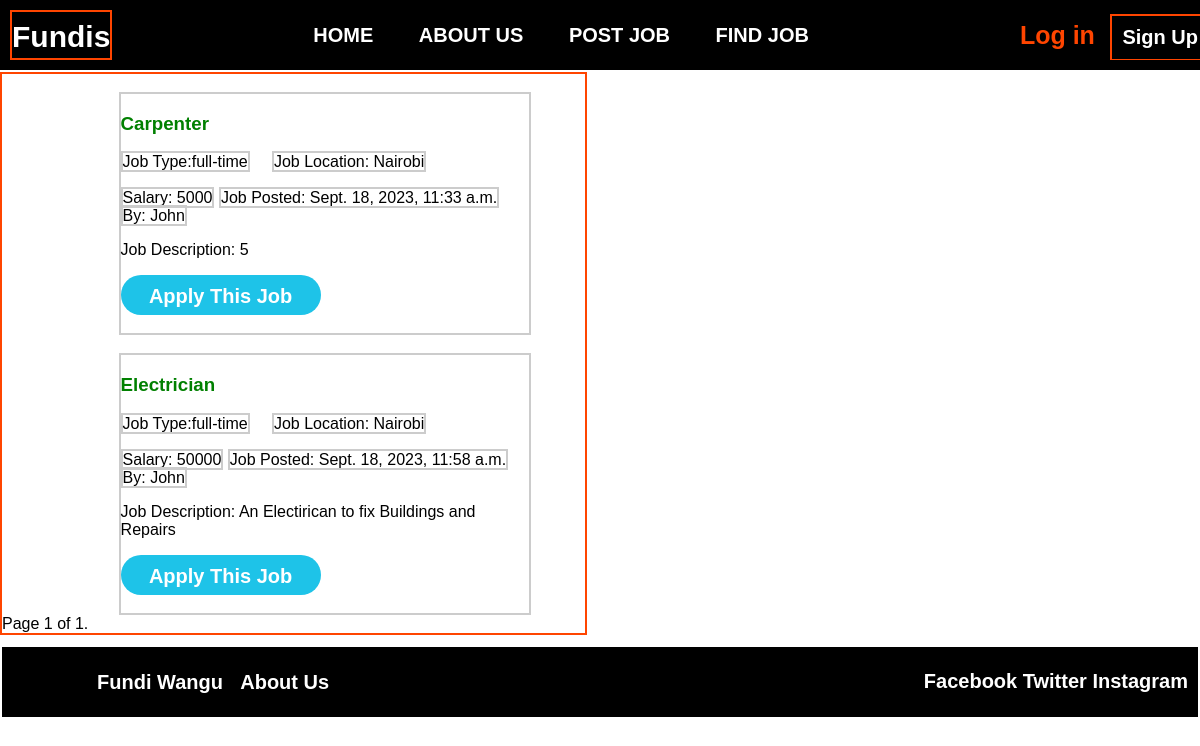
Screenshot of /jobs/ with the database file from the repository.
### jobs/models.py (models this page shows, shortened)
class Job(models.Model):
    job_id = models.AutoField(primary_key=True)
    job_title = models.CharField(max_length=50)
    job_type = models.CharField(max_length=50)
    job_status = models.IntegerField(choices=((1, 'Active'), (2, 'Inactive')))
    requiments = models.CharField(max_length=1000)
    job_location = models.CharField(max_length=500)
    description = models.CharField(max_length=4000)
    salary = models.IntegerField()
    Date_posted = models.DateTimeField(auto_now_add=True)
    user_id = models.ForeignKey(Employer, on_delete=models.CASCADE)
    class Meta:
        managed = True
        db_table = 'jobs'
        verbose_name_plural = 'Jobs'

### account/models.py (models this page shows, shortened)
class Employer(models.Model):
    employerid = models.AutoField(primary_key=True)
    userid = models.ForeignKey(settings.AUTH_USER_MODEL, on_delete=models.CASCADE)
    firstname = models.CharField(max_length=100)
    lastname = models.CharField(max_length=100)
    phonenumber = models.CharField(max_length=20)
    email = models.EmailField(max_length=200)
    password = models.TextField(max_length=50)
    location = models.CharField(max_length=20)
    class Meta:
        db_table = 'employer'
        verbose_name_plural = 'Employers'

### jobs/views.py (the view)
# urls.py: path('', jobseeker_landing, name='employee_landing'),
def jobseeker_landing(request):
    queryset = Job.objects.all()
    context_object_name = 'jobs'
    paginator = Paginator(queryset, 3)
    page = request.GET.get('page')
    template_name = 'jobs/employee_landing.html'
    try:
        queryset = paginator.page(page)
    except PageNotAnInteger:
        queryset = paginator.page(1)
    except EmptyPage:
        queryset = paginator.page(paginator.num_pages)
    return render(request, template_name, {'jobs': queryset, 'page': page, 'context_object_name': context_object_name})

### templates/jobs/employee_landing.html (shortened to what this page needs)
{% load static %}
<link rel="stylesheet" href="{% static 'css/style.css' %}">
<!DOCTYPE html>
<html>
<head>
</head>
    {% include 'nav.html'%}
<body>
     <body>
<div class="container">
<div class="job-container">
    {% for job in jobs %}
    <br>
    <div class="job">
        <div class="job-title">
            <h3>{{job.job_title}}</h3>
            <div class="job-headings">
                <span id="job-type">Job Type:{{job.job_type}}</span> &nbsp; &nbsp;
                <span id="job-location">Job Location: {{job.job_location}}</span>
                </div>
                <br>
                <div class="job-salary">
                <span class="salary">Salary: {{job.salary}}</span>
                <span class="job-posted">Job Posted: {{job.Date_posted}}</span><br>
                <span id="by">By: {{job.user_id.firstname}}</span>
            </div>
        </div>
        <div class="job-description">
            <p>Job Description: {{job.description}}</p>
        </div>
        <div class="job-apply">
        <button class="applybtn" onclick="showApplyForm('{{job.job_id}}', '{{job.job_title}}')">Apply This Job</button>
        </div>
        <br>
    </div>
    {% endfor %}
    {% include "pagination.html" with page=jobs %}
    </div>
            <div class="apply-container" id="applyContainer">
        </div>
</div>
</body>
{% include 'footer.html'%}
</html>

### templates/nav.html
{% load static %}
<load type="icon" rel="icon" href="{% static 'favicon.ico' %}">
<link rel="stylesheet" href="{% static 'css/nav.css'  %}">
<nav class="NavBar">
    <span class="logo"><a href="{% url 'index'%}">Fundis</a></span>
    <div class="navlist">
        <span class="nav-item"><a href="{% url 'index' %}">HOME</a></span>
        <span class="nav-item"><a href="{% url 'about'%}">ABOUT US</a></span>
        <span class="nav-item"><a href="/jobs/post_job">POST JOB</a></span>
        <span class="nav-item"><a href="/jobs">FIND JOB</a></span>
    </div>
    <div class="list_A">
        {% if user.is_authenticated %}
        <span id="list_item_A_log"><a href="/account/logout">Log out</a></span>
        <button ><a href="/account/profile">Profile</a></button>
        {% else %}
        <span id="list_item_A_log"><a href="/account/login">Log in</a></span>
        <button ><a href="/account">Sign Up</a></button>
        {% endif %}
    </div>
</nav>

### templates/pagination.html (shortened to what this page needs)
<div class="pagination">
 <span class="step-links">
 <span class="current">
 Page {{ page.number }} of {{ page.paginator.num_pages }}.
 </span>
 </span>
</div>

### templates/footer.html
{% load static %}
<link rel="stylesheet" href="{% static 'css/index.css'  %}">
<footer class="footer">
    <div class="footer-1">
        <span class="footer-1A"><a href="{% url 'index'%}">Fundi Wangu</a></span>
        <span class="footer-1B"><a href="{% url 'about'%}">About Us</a></span>
        <span class="footer-1D">Terms & Conditions</span>
    </div>
    <div class="footer-2">
        <span class="footer-2B">Facebook</span>
        <span class="footer-2C">Twitter</span>
        <span class="footer-2D">Instagram</span>
    </div>
</footer>

### static/css/style.css (style rules this page uses)
body { margin: 0; padding: 0; font-family: Arial, sans-serif; }
.job-container { width: 100%; height: Auto; border:2px solid #ccc; }
.job { width: 70%; height: auto; justify-content: center; margin-left: 20%; flex-direction: column; border:2px solid #ccc; }
.job-headings #job-type, .job-headings #job-location, .job-salary .salary, .job-salary .job-posted, .job-salary #by { border:2px solid #ccc; }
.applybtn { background-color: #1ec3e8; color: white; border: none; border-radius: 22px; height: 40px; width: 200px; cursor: pointer; }
.job-title h3 { color: green; }
.footer { bottom: 0px; }

### static/css/nav.css (style rules this page uses)
.NavBar { background-color: #000000; color: #ffffff; width: 100%; font-size: 20px; font-weight: bold; padding: 10px; text-align: center; display: flex; justify-content: space-between; height: 50px; line-height: 50px; border-bottom: #ffffff 2px solid; }
a { text-decoration: none; color: #ffffff; }
.logo { text-decoration: none; color: #ffffff; font-size: 30px; font-weight: bold; border: 2px solid orangered; }
.navlist { background-color: #000000; border-radius: 10px; text-decoration: none; color: #ffffff; }
.navlist a { text-decoration: none; color: #ffffff; text-align: center; padding: 10px 20px; font-size: 20px; font-weight: bold; }
button a { text-decoration: none; color: #ffffff; text-align: center; font-weight: bold; }
button { background-color: #000000; color: #ffffff; font-size: 20px; font-weight: bold; padding: 10px; text-align: center; border: 2px solid orangered; }
#list_item_A_log a { text-decoration: none; color: orangered; text-align: center; padding: 0 10px; font-size: 25px; font-weight: bold; }
.list_A { list-style-type: none; display: inline-block; margin: 0; padding: 0; overflow: hidden; border-radius: 10px; }

### static/css/index.css (style rules this page uses)
body { background-image: url(../images/jeriden-villegas-VLPUm5wP5Z0-unsplash.jpg); background-repeat: no-repeat; background-size: cover; }
.logo { text-decoration: none; color: #ffffff; }
.footer { background-color: black; color: #ffffff; font-size: 20px; font-weight: bold; padding: 10px; text-align: center; display: flex; align-items: center; justify-content: space-between; margin-top: 10px; height: 50px; bottom: 0px; border: 2px solid #ffffff; }
.footer-1 { color: #ffffff; font-size: 20px; font-weight: bold; padding: 10px; text-align: center; align-items: center; border-radius: 10px; bottom: 0px; height: auto; width: 50%; }
.footer-1 span { padding: 1%; color: #000000; }
.footer a { text-decoration: none; color: #ffffff; }

### templates/jobs/employee_landing.html (style rules this page uses)
.container { display: flex; flex-direction: row; gap: 30px; }
.job-container { flex: 1; border-color: orangered; background-color: white; }
.apply-container { flex: 1; }

### rows the page displays
Job: job_title "Carpenter", job_type "full-time", job_location "Nairobi", salary "5000", Date_posted "Sept. 18, 2023, 11:33 a.m.", user_id.firstname "John", description "5"
Job: job_title "Electrician", job_type "full-time", job_location "Nairobi", salary "50000", Date_posted "Sept. 18, 2023, 11:58 a.m.", user_id.firstname "John", description "An Electirican to fix Buildings and Repairs"

### other values shown
{{ page.number }} "1"
{{ page.paginator.num_pages }} "1"
